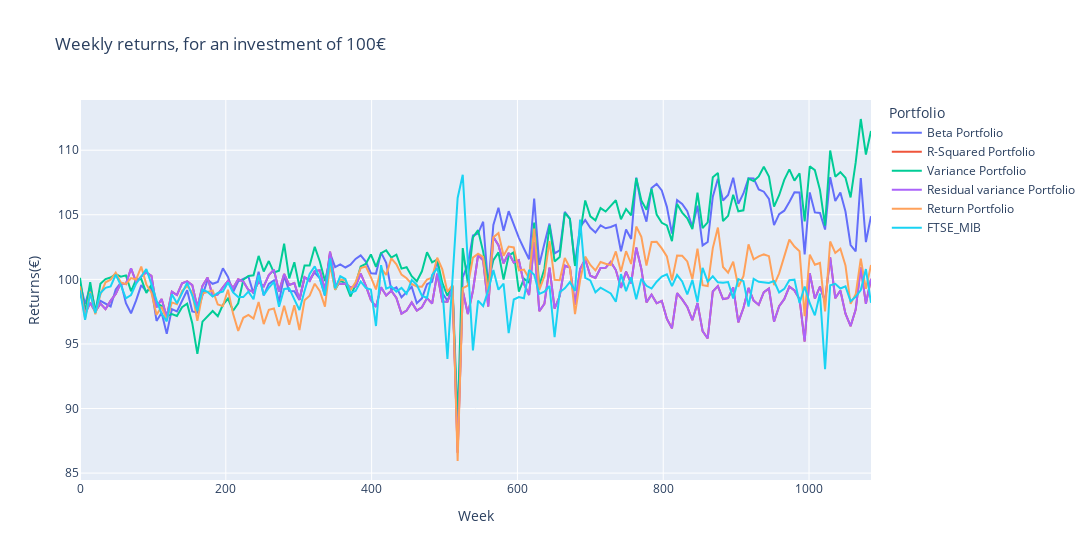

This figure's notebook cell:
### Markdown cell above
## Returns charts

### Code cell
fig = px.line(final_returns, x="Week", y=["Beta Portfolio", "R-Squared Portfolio", "Variance Portfolio", "Residual variance Portfolio", "Return Portfolio", "FTSE_MIB"],
              title='Weekly returns, for an investment of 100€', labels=dict(value="Returns(€)", variable="Portfolio"), width=1100 )
fig.show()

### Figure 1 — Plotly figure (JSON) as saved in the notebook; plotly's stock layout.template omitted (floating-point values rounded to 4 significant figures; data arrays with more than 128 entries replaced by an {"elided": "..."} marker saying what was removed)
{"data": [{"hovertemplate": "Portfolio=Beta Portfolio<br>Week=%{x}<br>Returns(€)=%{y}<extra></extra>", "legendgroup": "Beta Portfolio", "line": {"color": "#636efa", "dash": "solid"}, "marker": {"symbol": "circle"}, "mode": "lines", "name": "Beta Portfolio", "orientation": "v", "showlegend": true, "type": "scatter", "x": {"elided": "156 int values"}, "xaxis": "x", "y": {"elided": "156 float values"}, "yaxis": "y"}, {"hovertemplate": "Portfolio=R-Squared Portfolio<br>Week=%{x}<br>Returns(€)=%{y}<extra></extra>", "legendgroup": "R-Squared Portfolio", "line": {"color": "#EF553B", "dash": "solid"}, "marker": {"symbol": "circle"}, "mode": "lines", "name": "R-Squared Portfolio", "orientation": "v", "showlegend": true, "type": "scatter", "x": {"elided": "156 int values"}, "xaxis": "x", "y": {"elided": "156 float values"}, "yaxis": "y"}, {"hovertemplate": "Portfolio=Variance Portfolio<br>Week=%{x}<br>Returns(€)=%{y}<extra></extra>", "legendgroup": "Variance Portfolio", "line": {"color": "#00cc96", "dash": "solid"}, "marker": {"symbol": "circle"}, "mode": "lines", "name": "Variance Portfolio", "orientation": "v", "showlegend": true, "type": "scatter", "x": {"elided": "156 int values"}, "xaxis": "x", "y": {"elided": "156 float values"}, "yaxis": "y"}, {"hovertemplate": "Portfolio=Residual variance Portfolio<br>Week=%{x}<br>Returns(€)=%{y}<extra></extra>", "legendgroup": "Residual variance Portfolio", "line": {"color": "#ab63fa", "dash": "solid"}, "marker": {"symbol": "circle"}, "mode": "lines", "name": "Residual variance Portfolio", "orientation": "v", "showlegend": true, "type": "scatter", "x": {"elided": "156 int values"}, "xaxis": "x", "y": {"elided": "156 float values"}, "yaxis": "y"}, {"hovertemplate": "Portfolio=Return Portfolio<br>Week=%{x}<br>Returns(€)=%{y}<extra></extra>", "legendgroup": "Return Portfolio", "line": {"color": "#FFA15A", "dash": "solid"}, "marker": {"symbol": "circle"}, "mode": "lines", "name": "Return Portfolio", "orientation": "v", "showlegend": true, "type": "scatter", "x": {"elided": "156 int values"}, "xaxis": "x", "y": {"elided": "156 float values"}, "yaxis": "y"}, {"hovertemplate": "Portfolio=FTSE_MIB<br>Week=%{x}<br>Returns(€)=%{y}<extra></extra>", "legendgroup": "FTSE_MIB", "line": {"color": "#19d3f3", "dash": "solid"}, "marker": {"symbol": "circle"}, "mode": "lines", "name": "FTSE_MIB", "orientation": "v", "showlegend": true, "type": "scatter", "x": {"elided": "156 int values"}, "xaxis": "x", "y": {"elided": "156 float values"}, "yaxis": "y"}], "layout": {"legend": {"title": {"text": "Portfolio"}, "tracegroupgap": 0}, "title": {"text": "Weekly returns, for an investment of 100€"}, "width": 1100, "xaxis": {"anchor": "y", "domain": [0, 1], "title": {"text": "Week"}}, "yaxis": {"anchor": "x", "domain": [0, 1], "title": {"text": "Returns(€)"}}}}
